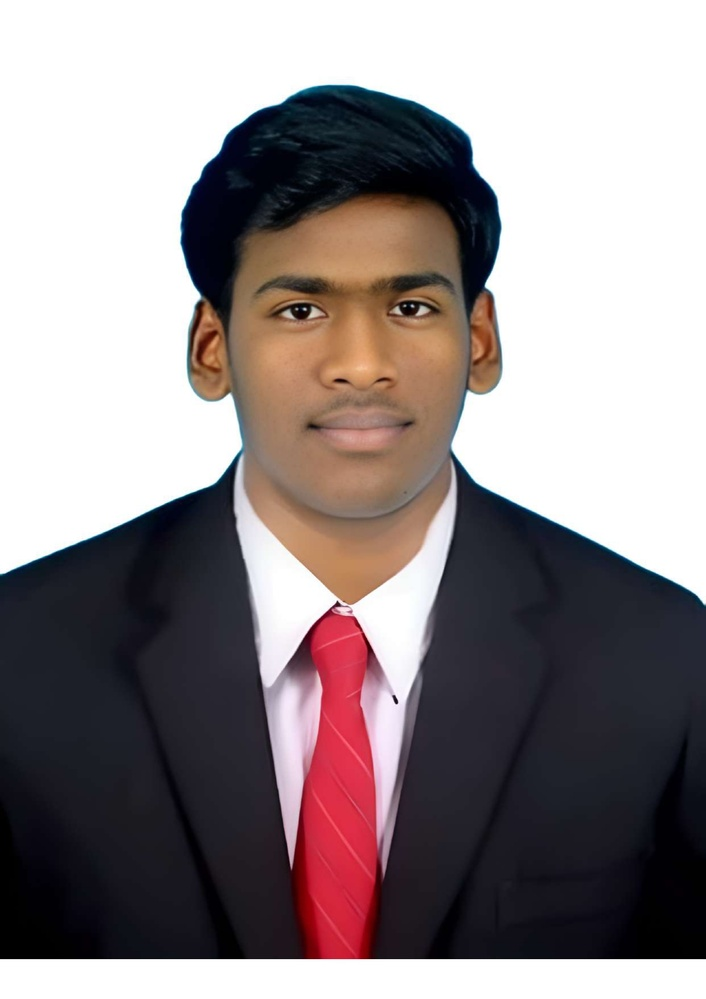
#> input picture photo1.jpg, 706 x 999 px, shrunk from 1240 x 1755 before the run
$ jupyter execute WS3.ipynb
#> lines starting #> are read from the running program, lines starting #| are printed output that depends on the picture; after the words box and inside, x2 and y2 are one past the last pixel; in counts of white or black regions, pixels touching at a corner belong together
# Workshop-3 - Canny Edge Detection
### Name: Jeevan Vishal.G.D
### Register No: 212224240062

[cell 1]
import cv2
import matplotlib.pyplot as plt

[cell 2]
img = cv2.imread('photo1.jpg',cv2.IMREAD_GRAYSCALE)
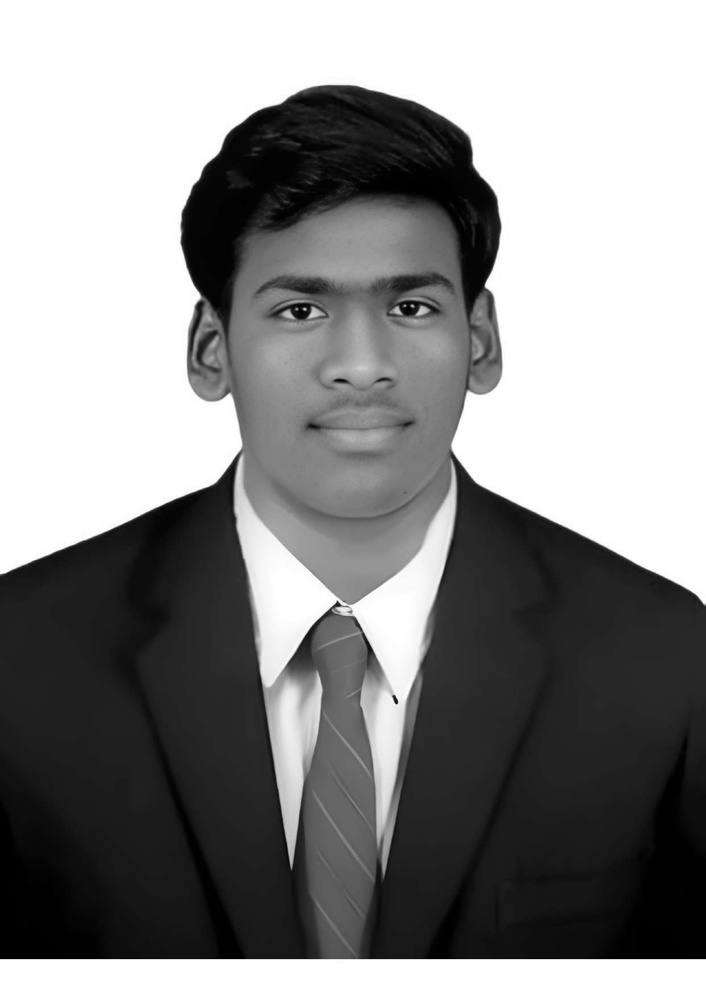
#> img: shape (999, 706); min 0, max 255, mean 140.7

[cell 3]
blurred =cv2.GaussianBlur(img, (5,5),0)

[cell 4]
edges = cv2.Canny(blurred, 50, 150)
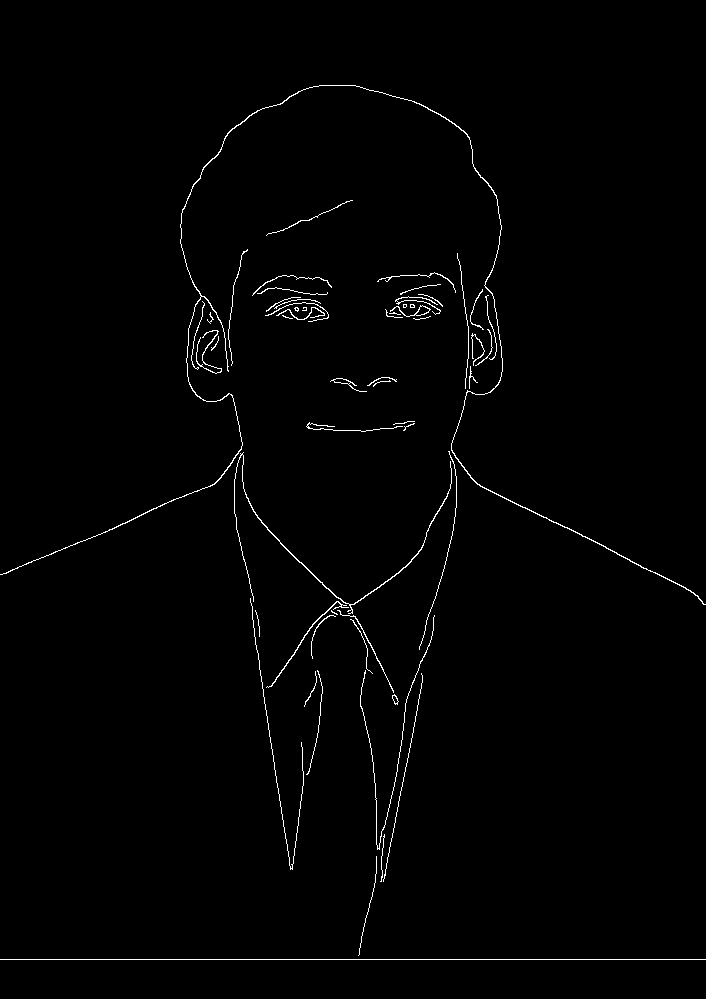
#> edges: shape (999, 706); 1.1% white in thin lines or dots, all inside (x1, y1, x2, y2) = (0, 85, 706, 960)

[cell 5]
plt.figure(figsize=(10,5))
plt.subplot(121),plt.imshow(img, cmap='gray')
plt.title('Original Image'), plt.axis('off')
plt.subplot(122),plt.imshow(edges, cmap='gray')
plt.title('Detected Edges'), plt.axis('off')
plt.show()
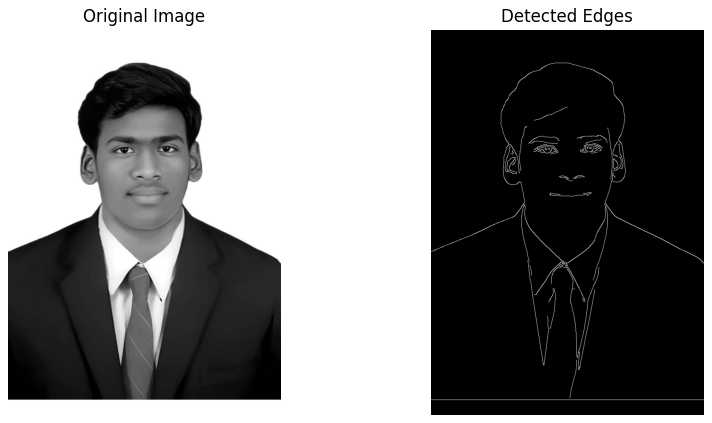
#> figure drawn by matplotlib, 2 panels
